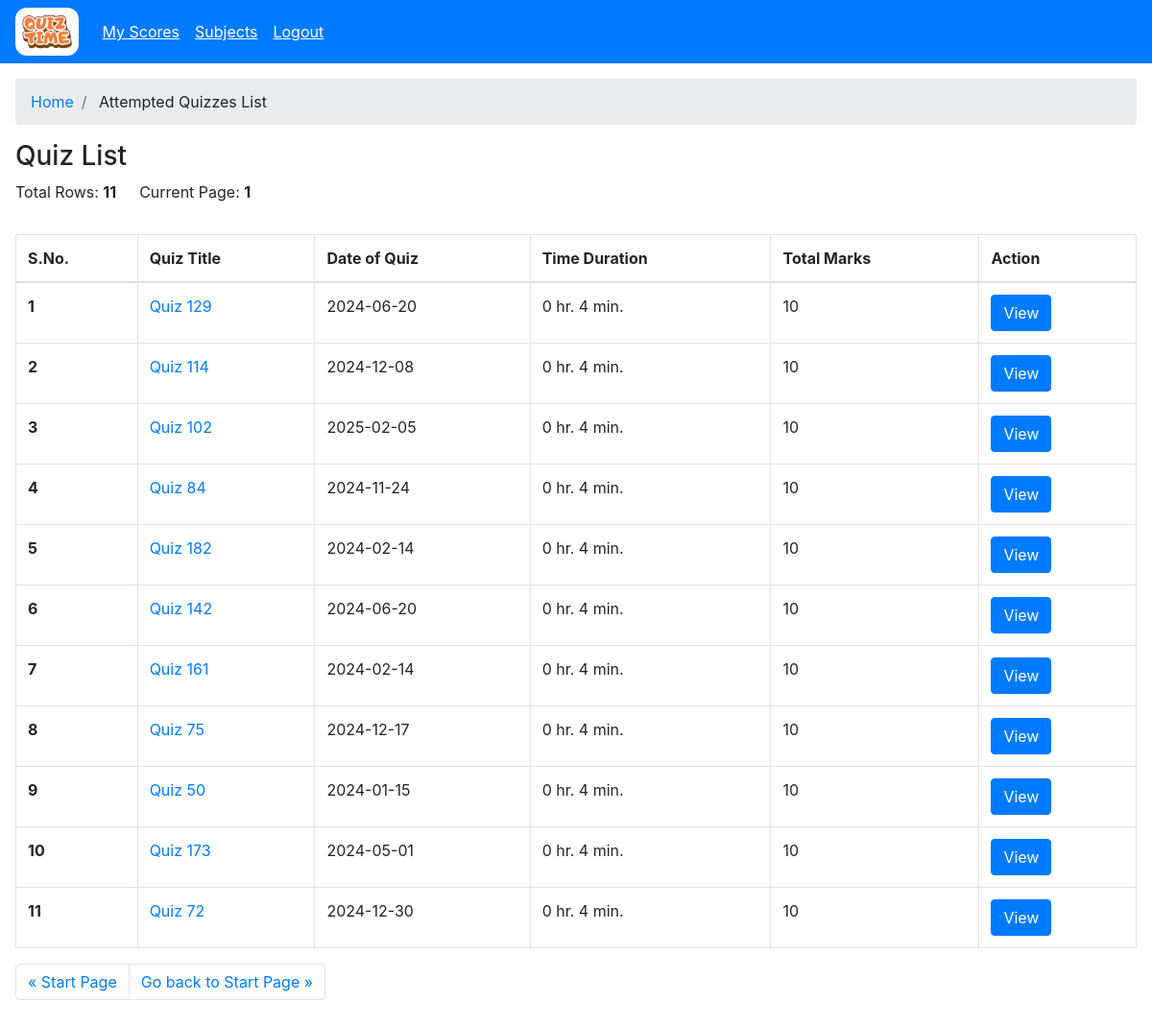
The page /user/attempted-quizzes (signed in) on the database its author committed.
### models/model.py (models this page shows)
class Quiz(db.Model):
    __tablename__='quiz'
    id=db.Column(db.VARCHAR(100), primary_key=True)
    quiz_title=db.Column(db.VARCHAR(100), nullable=False)
    chapter_id=db.Column(db.VARCHAR(100), db.ForeignKey('chapters.id'), nullable=False)
    date_of_quiz=db.Column(db.DATE, nullable=False)
    time_duration_hr=db.Column(db.Integer, nullable=False)
    time_duration_min=db.Column(db.Integer, nullable=False)
    remarks=db.Column(db.VARCHAR(100), nullable=False)
    created_at=db.Column(db.TIMESTAMP, nullable=False)
    updated_at=db.Column(db.TIMESTAMP, nullable=False)
    is_active=db.Column(db.Boolean, default=True, nullable=False)
    total_marks=db.Column(db.Integer, nullable=False)

### controllers/users/user.py (the view)
@user.route("/attempted-quizzes")
@login_required
@role_required("user")
def user_attempted_quizzes():
    try:
        skip = int(request.args.get("skip", 0))
        take = int(request.args.get("take", 25))
        user_id = session.get("id", "")
        if not user_id:
            return flash_and_redirect("User not found", "danger", url_for("auth.logout"))
        attempted_quiz_ids = db.session.query(Score.quiz_id).filter_by(user_id=user_id).subquery()
        quizzes = Quiz.query.filter(Quiz.id.in_(attempted_quiz_ids)).offset(skip).limit(take).all()
        total_rows = Quiz.query.filter(Quiz.id.in_(attempted_quiz_ids)).count()
        return render_template("user/attempted_quiz.html", rows=quizzes, total_rows=total_rows, skip=skip, take=take)
    except Exception as e:
        return flash_and_redirect(str(e), "danger", url_for("user.user_attempted_quizzes", skip=0, take=25, rows=[], total_rows=0))

### app.py (called while the page is built)
    @login_manager.user_loader
    def load_user(user_id):
        return User.query.get(user_id)

### controllers/decorator.py (called while the page is built)
def role_required(role):
    def decorator(func):
        @wraps(func)
        def wrapper(*args, **kwargs):
            if not current_user.is_authenticated:
                return redirect(url_for("auth.login"))
            if current_user.user_type != role and session.get("user_type") != role:
                if current_user.user_type == "admin":
                    return redirect(url_for("admin.admin_home"))
                return redirect(url_for("user.user_home"))
            return func(*args, **kwargs)
        return wrapper
    return decorator

### templates/user/attempted_quiz.html (shortened to what this page needs)
{% extends "base.html" %} {% block title %}Quiz List{% endblock %} {% block
content %} {% include "user/user_wrapper.html" %}
<section class="p-3">
  <nav aria-label="breadcrumb">
    <ol class="breadcrumb">
      <li class="breadcrumb-item"><a href="/user">Home</a></li>
      <li class="breadcrumb-item">
        <a>Attempted Quizzes List</a>
      </li>
    </ol>
  </nav>
  <div class="d-flex mt-3 flex-wrap justify-content-between">
    <div>
      <h3>Quiz List</h3>
      <div class="d-flex align-items-center">
        <p class="mr-4">Total Rows: <strong>{{ total_rows }}</strong></p>
        <p>
          Current Page:
          <strong
            >{% if skip and take %} {{ ((skip|int)/take)+1 }} {% else %}1{%
            endif %}</strong
          >
        </p>
      </div>
    </div>
  </div>
  <section class="mt-3">
    <div class="table-responsive">
      <table class="table table-bordered table-hover">
        <thead>
          <tr>
            <th scope="col">S.No.</th>
            <th scope="col">Quiz Title</th>
            <th scope="col">Date of Quiz</th>
            <th scope="col">Time Duration</th>
            <th scope="col">Total Marks</th>
            <th scope="col">Action</th>
          </tr>
        </thead>
        <tbody>
          {% for quiz in rows %}
          <tr class="pointer">
            <th scope="row">{{ loop.index+skip }}</th>
            <td>
              <a href="/user/attempted-quizzes/view?quiz_id={{ quiz.id }}"
                >{{ quiz.quiz_title }}</a
              >
            </td>
            <td>{{ quiz.date_of_quiz }}</td>
            <td>
              {{ quiz.time_duration_hr }} hr. {{ quiz.time_duration_min }} min.
            </td>
            <td>{{ quiz.total_marks }}</td>
            <td>
              <button type="button" class="btn btn-primary">
                <a
                  href="/user/attempted-quizzes/view?quiz_id={{ quiz.id }}"
                  class="text-white"
                  >View</a
                >
              </button>
            </td>
          </tr>
          {% endfor %}
        </tbody>
      </table>
      <nav aria-label="Page navigation example">
        <ul class="pagination">
          <li class="page-item">
            <a
              class="page-link"
              href="/user/attempted-quizzes?skip={{ (skip - take) if skip > 0 else 0 }}&take={{ take }}"
              aria-label="Previous"
            >
              <span aria-hidden="true">&laquo;</span>
              <span
                >{% if skip > 0 %}Previous{% else %}Start Page{% endif %}</span
              >
            </a>
          </li>
          <li class="page-item">
            <a
              class="page-link"
              href="/user/attempted-quizzes?skip={{ ( (((skip|int) / take)|int+1)*take if ((skip|int+take) < total_rows) else None  ) if ((skip|int+take) < total_rows) else 0 }}&take={{ take }}"
              aria-label="Next"
            >
              <span
                >{% if ((skip|int + take) < total_rows) %}Next{% else %}Go back
                to Start Page{% endif %}</span
              >
              <span aria-hidden="true">&raquo;</span>
            </a>
          </li>
        </ul>
      </nav>
    </div>
  </section>
</section>
{% endblock %}

### static/css/style.css (style rules this page uses)
.pointer { cursor: pointer; }

### rows shown on the page
Quiz: quiz_title "Quiz 129", date_of_quiz "2024-06-20", time_duration_hr "0", time_duration_min "4", total_marks "10"
Quiz: quiz_title "Quiz 114", date_of_quiz "2024-12-08", time_duration_hr "0", time_duration_min "4", total_marks "10"
Quiz: quiz_title "Quiz 102", date_of_quiz "2025-02-05", time_duration_hr "0", time_duration_min "4", total_marks "10"
Quiz: quiz_title "Quiz 84", date_of_quiz "2024-11-24", time_duration_hr "0", time_duration_min "4", total_marks "10"
Quiz: quiz_title "Quiz 182", date_of_quiz "2024-02-14", time_duration_hr "0", time_duration_min "4", total_marks "10"
Quiz: quiz_title "Quiz 142", date_of_quiz "2024-06-20", time_duration_hr "0", time_duration_min "4", total_marks "10"
Quiz: quiz_title "Quiz 161", date_of_quiz "2024-02-14", time_duration_hr "0", time_duration_min "4", total_marks "10"
Quiz: quiz_title "Quiz 75", date_of_quiz "2024-12-17", time_duration_hr "0", time_duration_min "4", total_marks "10"
Quiz: quiz_title "Quiz 50", date_of_quiz "2024-01-15", time_duration_hr "0", time_duration_min "4", total_marks "10"
Quiz: quiz_title "Quiz 173", date_of_quiz "2024-05-01", time_duration_hr "0", time_duration_min "4", total_marks "10"
Quiz: quiz_title "Quiz 72", date_of_quiz "2024-12-30", time_duration_hr "0", time_duration_min "4", total_marks "10"

### other values the page prints
{{ total_rows }} "11"
